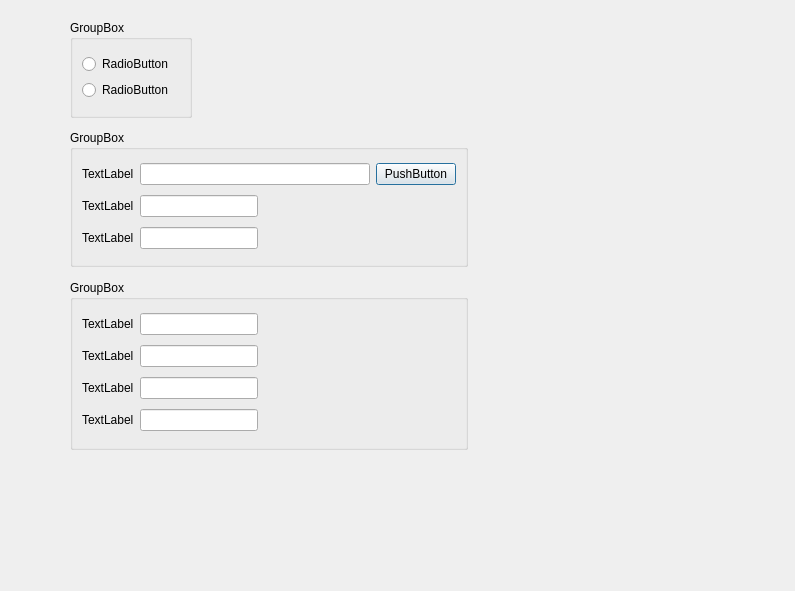
<?xml version="1.0" encoding="UTF-8"?>
<ui version="4.0">
 <class>StdDlg_Login</class>
 <widget class="QDialog" name="StdDlg_Login">
  <property name="geometry">
   <rect>
    <x>0</x>
    <y>0</y>
    <width>795</width>
    <height>591</height>
   </rect>
  </property>
  <property name="windowTitle">
   <string>Dialog</string>
  </property>
  <widget class="QGroupBox" name="groupBox">
   <property name="geometry">
    <rect>
     <x>70</x>
     <y>20</y>
     <width>122</width>
     <height>98</height>
    </rect>
   </property>
   <property name="title">
    <string>GroupBox</string>
   </property>
   <layout class="QGridLayout" name="gridLayout">
    <item row="0" column="0">
     <layout class="QVBoxLayout" name="verticalLayout">
      <item>
       <widget class="QRadioButton" name="radioButton">
        <property name="text">
         <string>RadioButton</string>
        </property>
       </widget>
      </item>
      <item>
       <widget class="QRadioButton" name="radioButton_2">
        <property name="text">
         <string>RadioButton</string>
        </property>
       </widget>
      </item>
     </layout>
    </item>
   </layout>
  </widget>
  <widget class="QGroupBox" name="groupBox_2">
   <property name="geometry">
    <rect>
     <x>70</x>
     <y>130</y>
     <width>398</width>
     <height>137</height>
    </rect>
   </property>
   <property name="title">
    <string>GroupBox</string>
   </property>
   <layout class="QGridLayout" name="gridLayout_2">
    <item row="0" column="0">
     <layout class="QHBoxLayout" name="horizontalLayout_3">
      <item>
       <widget class="QLabel" name="label">
        <property name="text">
         <string>TextLabel</string>
        </property>
       </widget>
      </item>
      <item>
       <widget class="QLineEdit" name="lineEdit"/>
      </item>
      <item>
       <widget class="QPushButton" name="pushButton">
        <property name="text">
         <string>PushButton</string>
        </property>
       </widget>
      </item>
     </layout>
    </item>
    <item row="1" column="0">
     <layout class="QHBoxLayout" name="horizontalLayout_2">
      <item>
       <widget class="QLabel" name="label_2">
        <property name="text">
         <string>TextLabel</string>
        </property>
       </widget>
      </item>
      <item>
       <widget class="QLineEdit" name="lineEdit_2"/>
      </item>
      <item>
       <spacer name="horizontalSpacer">
        <property name="orientation">
         <enum>Qt::Horizontal</enum>
        </property>
        <property name="sizeHint" stdset="0">
         <size>
          <width>198</width>
          <height>20</height>
         </size>
        </property>
       </spacer>
      </item>
     </layout>
    </item>
    <item row="2" column="0">
     <layout class="QHBoxLayout" name="horizontalLayout">
      <item>
       <widget class="QLabel" name="label_3">
        <property name="text">
         <string>TextLabel</string>
        </property>
       </widget>
      </item>
      <item>
       <widget class="QLineEdit" name="lineEdit_3"/>
      </item>
      <item>
       <spacer name="horizontalSpacer_2">
        <property name="orientation">
         <enum>Qt::Horizontal</enum>
        </property>
        <property name="sizeHint" stdset="0">
         <size>
          <width>198</width>
          <height>20</height>
         </size>
        </property>
       </spacer>
      </item>
     </layout>
    </item>
   </layout>
  </widget>
  <widget class="QGroupBox" name="groupBox_3">
   <property name="geometry">
    <rect>
     <x>70</x>
     <y>280</y>
     <width>398</width>
     <height>170</height>
    </rect>
   </property>
   <property name="title">
    <string>GroupBox</string>
   </property>
   <layout class="QGridLayout" name="gridLayout_3">
    <item row="0" column="0">
     <layout class="QHBoxLayout" name="horizontalLayout_7">
      <item>
       <widget class="QLabel" name="label_7">
        <property name="text">
         <string>TextLabel</string>
        </property>
       </widget>
      </item>
      <item>
       <widget class="QLineEdit" name="lineEdit_7"/>
      </item>
      <item>
       <spacer name="horizontalSpacer_6">
        <property name="orientation">
         <enum>Qt::Horizontal</enum>
        </property>
        <property name="sizeHint" stdset="0">
         <size>
          <width>198</width>
          <height>20</height>
         </size>
        </property>
       </spacer>
      </item>
     </layout>
    </item>
    <item row="1" column="0">
     <layout class="QHBoxLayout" name="horizontalLayout_4">
      <item>
       <widget class="QLabel" name="label_4">
        <property name="text">
         <string>TextLabel</string>
        </property>
       </widget>
      </item>
      <item>
       <widget class="QLineEdit" name="lineEdit_4"/>
      </item>
      <item>
       <spacer name="horizontalSpacer_3">
        <property name="orientation">
         <enum>Qt::Horizontal</enum>
        </property>
        <property name="sizeHint" stdset="0">
         <size>
          <width>198</width>
          <height>20</height>
         </size>
        </property>
       </spacer>
      </item>
     </layout>
    </item>
    <item row="2" column="0">
     <layout class="QHBoxLayout" name="horizontalLayout_5">
      <item>
       <widget class="QLabel" name="label_5">
        <property name="text">
         <string>TextLabel</string>
        </property>
       </widget>
      </item>
      <item>
       <widget class="QLineEdit" name="lineEdit_5"/>
      </item>
      <item>
       <spacer name="horizontalSpacer_4">
        <property name="orientation">
         <enum>Qt::Horizontal</enum>
        </property>
        <property name="sizeHint" stdset="0">
         <size>
          <width>198</width>
          <height>20</height>
         </size>
        </property>
       </spacer>
      </item>
     </layout>
    </item>
    <item row="3" column="0">
     <layout class="QHBoxLayout" name="horizontalLayout_6">
      <item>
       <widget class="QLabel" name="label_6">
        <property name="text">
         <string>TextLabel</string>
        </property>
       </widget>
      </item>
      <item>
       <widget class="QLineEdit" name="lineEdit_6"/>
      </item>
      <item>
       <spacer name="horizontalSpacer_5">
        <property name="orientation">
         <enum>Qt::Horizontal</enum>
        </property>
        <property name="sizeHint" stdset="0">
         <size>
          <width>198</width>
          <height>20</height>
         </size>
        </property>
       </spacer>
      </item>
     </layout>
    </item>
   </layout>
  </widget>
 </widget>
 <resources/>
 <connections/>
</ui>
